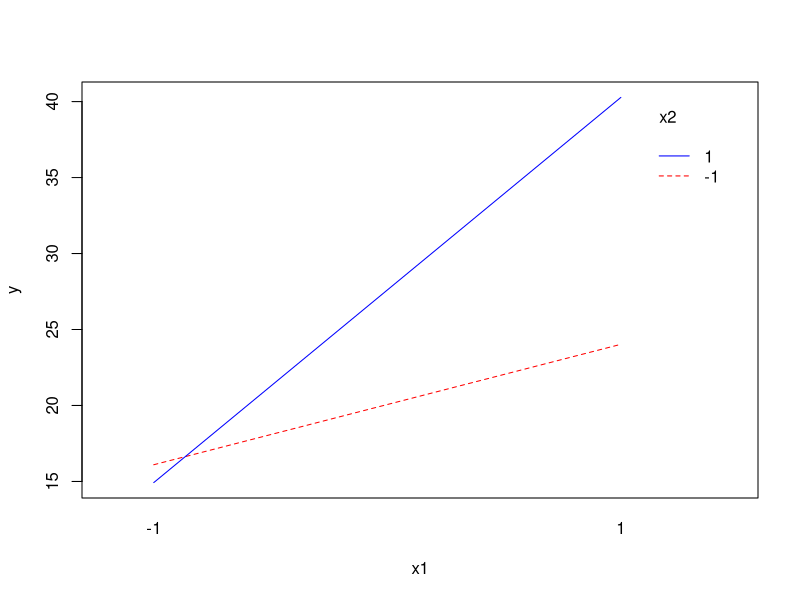
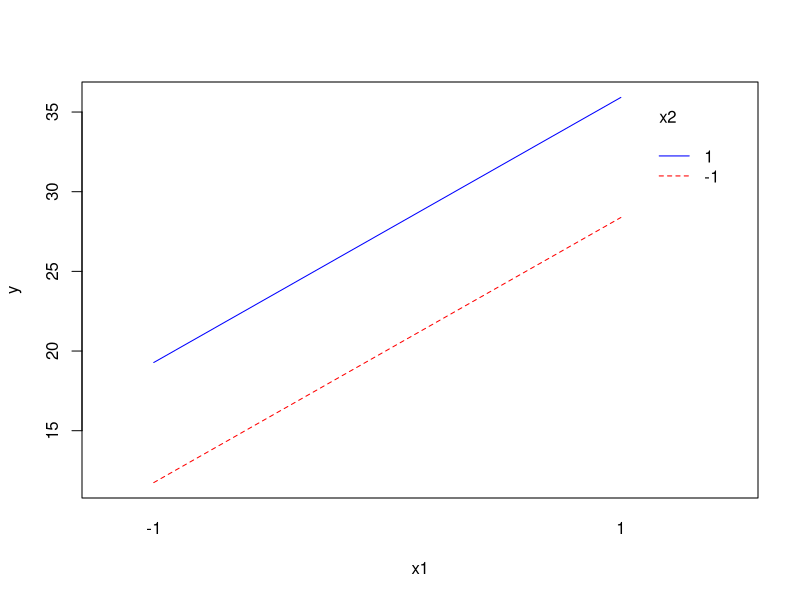
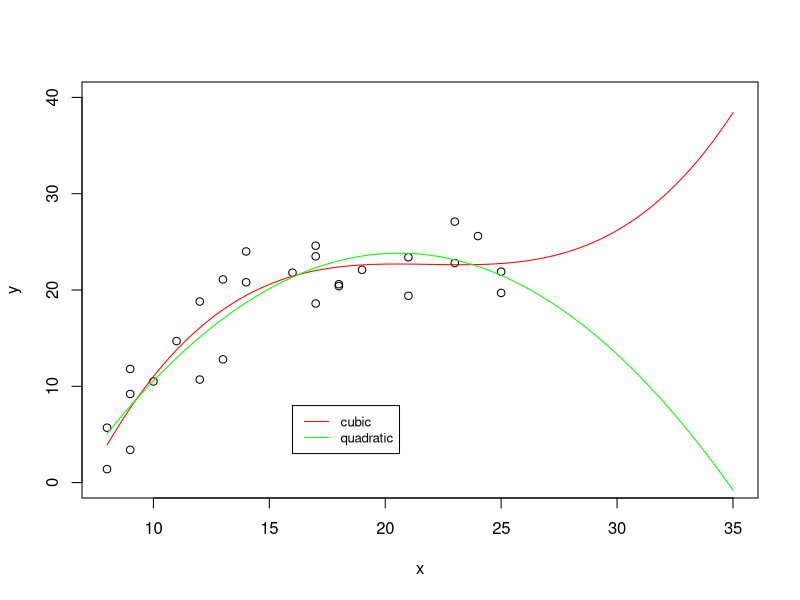

These charts were generated, in order, by the following R code:
## ---- chunk 1
options(tinytex.engine_args = '-shell-escape')
## ---- chunk 2
data = read.csv('hw9-1.csv')

to_binary_coded = function(x)
{
  2*(x-mean(x)) / (max(x)-min(x))
}
data$x1 = to_binary_coded(data$bit.size)
data$x2 = to_binary_coded(data$cutting.speed)
data$y = data$vibration
head(data)
## ---- chunk 3
x.mod = lm(y ~ x1*x2,data=data) # equiv to y~x1+x2+x1:x2 and y~x1+x2+I(x1*x2)
summary(x.mod)
coef(x.mod)
## ---- chunk 4
b0 = coef(x.mod)[1]
b1 = coef(x.mod)[2]
b2 = coef(x.mod)[3]
b12 = coef(x.mod)[4]
reg.estimates.x1 = matrix(c(b0+b2,b0,b0-b2,b1+b12,b1,b1-b12),nrow=3)
dimnames(reg.estimates.x1) = list(c("x2=+1","x2=0","x2=-1"),
                                  c("intercept","slope"))
reg.estimates.x1
## ---- chunk 5
x.pred = predict(x.mod)
# applying the plot to x1,x2,x.pred same as
# applying the plot to x1,x2,y.
interaction.plot(data$x1,data$x2,x.pred,
                 col=c("red","blue"),
                 trace.label="x2",
                 xlab="x1",
                 ylab="y")
## ---- chunk 6
add.mod = lm(y~x1+x2,data=data)
add.pred = predict(add.mod)
interaction.plot(data$x1,data$x2,add.pred,
                 col=c("red","blue"),
                 trace.label="x2",
                 xlab="x1",
                 ylab="y")
## ---- chunk 7
anova(add.mod,x.mod)
## ---- chunk 8
data = read.table('CH08PR06.txt')
names(data) = c('y','x')
head(data)

# poly uses coded variables (orthogonal)
#     => z1 = a1 + b1 x
#        z2 = a2 + b2 x + c2 x^2
quad.mod = lm(y ~ poly(x,2),data=data)
coef(quad.mod)
r2 = summary(quad.mod)$r.squared
r2
## ---- chunk 9
cubic.mod = lm(y ~ poly(x,3),data=data)
coef(cubic.mod)
r2 = summary(cubic.mod)$r.squared
## ---- chunk 10
newdat = data.frame(x=seq(min(data$x),max(data$x)+10,length.out=100))
newdat$cubic.pred = predict(cubic.mod, newdata = newdat)
newdat$quad.pred = predict(quad.mod, newdata = newdat)
                          
plot(data$x,data$y,
     xlim=c(min(data$x),max(data$x)+10),
     ylim=c(0,40),
     xlab="x",
     ylab="y")
legend(16, 8, legend=c("cubic","quadratic"),
       col=c("red","green"), lty=1:1, cex=0.8)
points(newdat$x,newdat$cubic.pred,type="l",col="red")
points(newdat$x,newdat$quad.pred,type="l",col="green")
